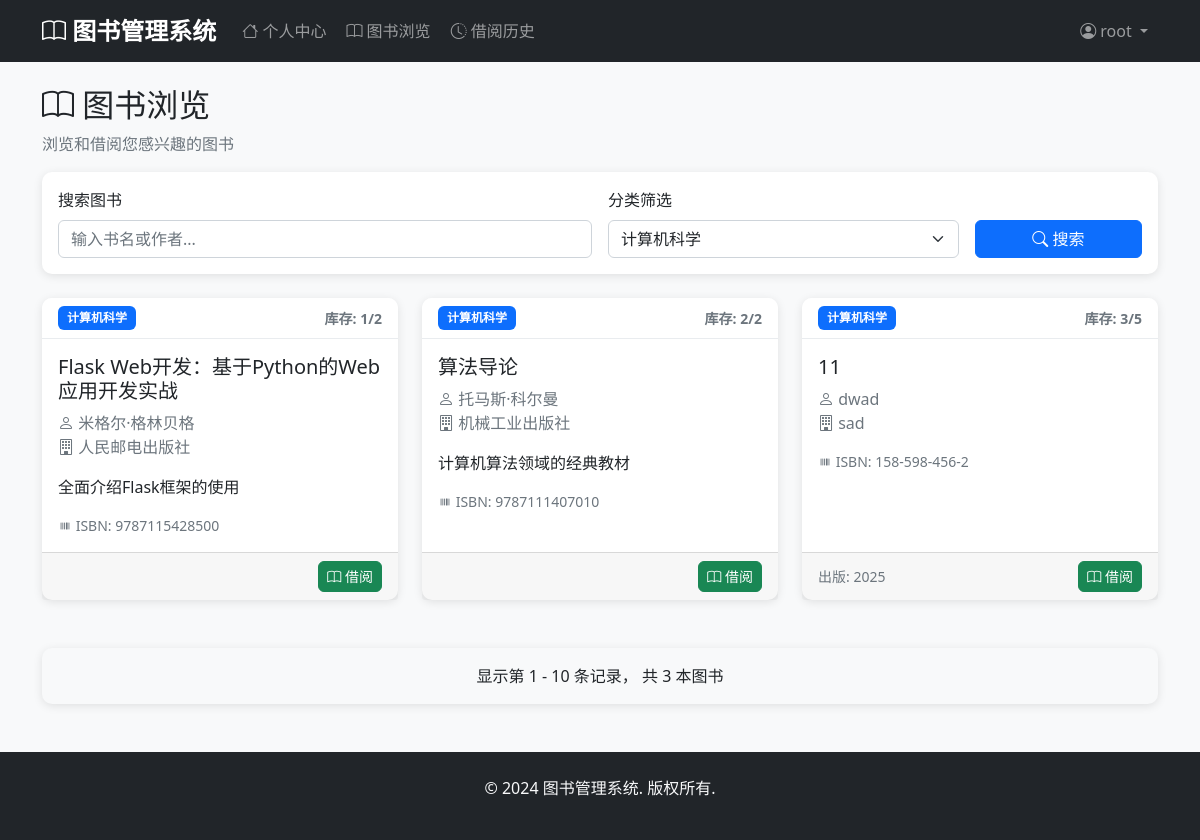
The page /books?category_id=1 (signed in) on the database its author committed.
### models.py (models this page shows, shortened)
class User(db.Model, UserMixin):
    __tablename__ = 'users'
    id = db.Column(db.Integer, primary_key=True)
    username = db.Column(db.String(80), unique=True, nullable=False)
    email = db.Column(db.String(120), unique=True, nullable=False)
    password_hash = db.Column(db.String(128), nullable=False)
    full_name = db.Column(db.String(100), nullable=False)
    phone = db.Column(db.String(20))
    address = db.Column(db.Text)
    created_at = db.Column(db.DateTime, default=datetime.utcnow)
    borrow_records = db.relationship('BorrowRecord', backref='user', lazy=True)

class Book(db.Model):
    __tablename__ = 'books'
    id = db.Column(db.Integer, primary_key=True)
    title = db.Column(db.String(200), nullable=False)
    author = db.Column(db.String(100), nullable=False)
    isbn = db.Column(db.String(20), unique=True, nullable=False)
    publisher = db.Column(db.String(100))
    publication_date = db.Column(db.Date)
    quantity = db.Column(db.Integer, default=1)
    available_quantity = db.Column(db.Integer, default=1)
    description = db.Column(db.Text)
    category_id = db.Column(db.Integer, db.ForeignKey('categories.id'), nullable=False)
    created_at = db.Column(db.DateTime, default=datetime.utcnow)
    updated_at = db.Column(db.DateTime, default=datetime.utcnow, onupdate=datetime.utcnow)
    borrow_records = db.relationship('BorrowRecord', backref='book', lazy=True)

class Category(db.Model):
    __tablename__ = 'categories'
    id = db.Column(db.Integer, primary_key=True)
    name = db.Column(db.String(100), unique=True, nullable=False)
    description = db.Column(db.Text)
    created_at = db.Column(db.DateTime, default=datetime.utcnow)
    books = db.relationship('Book', backref='category', lazy=True)

### app.py (the view)
@app.route('/books')
@login_required
def browse_books():
    category_id = request.args.get('category_id', type=int)
    page = request.args.get('page', 1, type=int)
    search = request.args.get('search', '')
    query = Book.query
    if category_id:
        query = query.filter_by(category_id=category_id)
    if search:
        query = query.filter(Book.title.contains(search) | Book.author.contains(search))
    books = query.filter(Book.available_quantity > 0).paginate(
        page=page, per_page=10, error_out=False
    )
    categories = Category.query.all()
    return render_template('user/browse_books.html',
                         books=books,
                         categories=categories,
                         selected_category=category_id,
                         search=search)

### app.py (called while the page is built)
@login_manager.user_loader
def load_user(user_id):
    try:
        user_id = int(user_id)
        admin = Admin.query.get(user_id)
        if admin:
            return admin
        user = User.query.get(user_id)
        return user
    except (ValueError, TypeError):
        return None

### templates/user/browse_books.html (shortened to what this page needs)
{% extends "base.html" %}
{% block content %}
<div class="row">
    <div class="col-12">
        <h2><i class="bi bi-book"></i> 图书浏览</h2>
        <p class="text-muted">浏览和借阅您感兴趣的图书</p>
    </div>
</div>
<div class="row mb-4">
    <div class="col-12">
        <div class="card">
            <div class="card-body">
                <form method="GET" class="row g-3">
                    <div class="col-md-6">
                        <label for="search" class="form-label">搜索图书</label>
                        <input type="text" class="form-control" id="search" name="search"
                               value="{{ search }}" placeholder="输入书名或作者...">
                    </div>
                    <div class="col-md-4">
                        <label for="category_id" class="form-label">分类筛选</label>
                        <select class="form-select" id="category_id" name="category_id">
                            {% for category in categories %}
                                <option value="{{ category.id }}" {% if selected_category == category.id %}selected{% endif %}>
                                    {{ category.name }}
                                </option>
                            {% endfor %}
                        </select>
                    </div>
                    <div class="col-md-2 d-flex align-items-end">
                        <button type="submit" class="btn btn-primary w-100">
                            <i class="bi bi-search"></i> 搜索
                        </button>
                    </div>
                </form>
            </div>
        </div>
    </div>
</div>
<div class="row">
    {% if books.items %}
        {% for book in books.items %}
        <div class="col-md-4 mb-4">
            <div class="card h-100">
                <div class="card-header d-flex justify-content-between align-items-center">
                    <span class="badge bg-primary">{{ book.category.name }}</span>
                    <small class="text-muted">库存: {{ book.available_quantity }}/{{ book.quantity }}</small>
                </div>
                <div class="card-body">
                    <h5 class="card-title">{{ book.title }}</h5>
                    <p class="card-text text-muted">
                        <i class="bi bi-person"></i> {{ book.author }}
                        {% if book.publisher %}<br>
                        <i class="bi bi-building"></i> {{ book.publisher }}
                        {% endif %}
                    </p>
                    {% if book.description %}
                    <p class="card-text">{{ book.description[:100] }}{% if book.description|length > 100 %}...{% endif %}</p>
                    {% endif %}
                    <div class="text-muted small">
                        <i class="bi bi-upc"></i> ISBN: {{ book.isbn }}
                    </div>
                </div>
                <div class="card-footer d-flex justify-content-between align-items-center">
                    <small class="text-muted">
                        {% if book.publication_date %}
                        出版: {{ book.publication_date.strftime('%Y') }}
                        {% endif %}
                    </small>
                    {% if book.available_quantity > 0 %}
                        <a href="{{ url_for('borrow_book', book_id=book.id) }}"
                           class="btn btn-success btn-sm"
                           onclick="return confirm('确定要借阅《{{ book.title }}》吗？')">
                            <i class="bi bi-book"></i> 借阅
                        </a>
                    {% else %}
                        <button class="btn btn-secondary btn-sm" disabled>
                            <i class="bi bi-x-circle"></i> 暂无库存
                        </button>
                    {% endif %}
                </div>
            </div>
        </div>
        {% endfor %}
    {% endif %}
</div>
<div class="row mt-4">
    <div class="col-12">
        <div class="card bg-light">
            <div class="card-body text-center">
                <p class="mb-0">
                    显示第 {{ (books.page - 1) * 10 + 1 }} - {{ books.page * 10 }} 条记录，
                    共 {{ books.total }} 本图书
                </p>
            </div>
        </div>
    </div>
</div>
{% endblock %}

### templates/base.html (shortened to what this page needs)
<!DOCTYPE html>
<html lang="zh-CN">
<head>
    <link href="https://cdn.jsdelivr.net/npm/bootstrap@5.1.3/dist/css/bootstrap.min.css" rel="stylesheet">
    <link href="https://cdn.jsdelivr.net/npm/bootstrap-icons@1.7.2/font/bootstrap-icons.css" rel="stylesheet">
    <link href="{{ url_for('static', filename='css/style.css') }}" rel="stylesheet">
</head>
<body>
    <nav class="navbar navbar-expand-lg navbar-dark bg-dark">
        <div class="container">
            <a class="navbar-brand" href="{{ url_for('index') }}">
                <i class="bi bi-book"></i> 图书管理系统
            </a>
            <div class="collapse navbar-collapse" id="navbarNav">
                {% if current_user.is_authenticated %}
                    {% if current_user.__class__.__name__ == 'Admin' %}
                        <ul class="navbar-nav me-auto">
                            <li class="nav-item">
                                <a class="nav-link" href="{{ url_for('admin_dashboard') }}">
                                    <i class="bi bi-speedometer2"></i> 仪表板
                                </a>
                            </li>
                            <li class="nav-item dropdown">
                                <a class="nav-link dropdown-toggle" href="#" id="manageDropdown" role="button" data-bs-toggle="dropdown">
                                    <i class="bi bi-gear"></i> 系统管理
                                </a>
                                <ul class="dropdown-menu">
                                    <li><a class="dropdown-item" href="{{ url_for('admin_users') }}">用户管理</a></li>
                                    <li><a class="dropdown-item" href="{{ url_for('admin_books') }}">图书管理</a></li>
                                    <li><a class="dropdown-item" href="{{ url_for('admin_categories') }}">分类管理</a></li>
                                    <li><a class="dropdown-item" href="{{ url_for('admin_borrow_records') }}">借阅记录</a></li>
                                </ul>
                            </li>
                        </ul>
                    {% else %}
                        <ul class="navbar-nav me-auto">
                            <li class="nav-item">
                                <a class="nav-link" href="{{ url_for('user_dashboard') }}">
                                    <i class="bi bi-house"></i> 个人中心
                                </a>
                            </li>
                            <li class="nav-item">
                                <a class="nav-link" href="{{ url_for('browse_books') }}">
                                    <i class="bi bi-book"></i> 图书浏览
                                </a>
                            </li>
                            <li class="nav-item">
                                <a class="nav-link" href="{{ url_for('borrow_history') }}">
                                    <i class="bi bi-clock-history"></i> 借阅历史
                                </a>
                            </li>
                        </ul>
                    {% endif %}
                {% endif %}
                <ul class="navbar-nav">
                    {% if current_user.is_authenticated %}
                        <li class="nav-item dropdown">
                            <a class="nav-link dropdown-toggle" href="#" id="userDropdown" role="button" data-bs-toggle="dropdown">
                                <i class="bi bi-person-circle"></i> {{ current_user.username }}
                            </a>
                        </li>
                    {% endif %}
                </ul>
            </div>
        </div>
    </nav>
    <main class="container mt-4 mb-5">
        {% block content %}{% endblock %}
    </main>
    <footer class="bg-dark text-light py-4 mt-5">
        <div class="container text-center">
            <p>&copy; 2024 图书管理系统. 版权所有.</p>
        </div>
    </footer>
</body>
</html>

### static/css/style.css (style rules this page uses)
body { font-family: 'Segoe UI', Tahoma, Geneva, Verdana, sans-serif; background-color: #f8f9fa; }
.navbar-brand { font-weight: bold; font-size: 1.5rem; }
.navbar-nav .nav-link { border-radius: 5px; margin: 0 2px; transition: all 0.3s ease; }
.card { border: none; border-radius: 10px; box-shadow: 0 2px 10px rgba(0, 0, 0, 0.1); transition: transform 0.2s ease, box-shadow 0.2s ease; }
.card-header { background-color: #fff; border-bottom: 1px solid #e9ecef; border-radius: 10px 10px 0 0 !important; font-weight: 600; }
.btn { border-radius: 6px; font-weight: 500; transition: all 0.3s ease; }
.form-control, .form-select { border-radius: 6px; border: 1px solid #ced4da; transition: all 0.3s ease; }
.badge { font-size: 0.75rem; padding: 0.5em 0.75em; border-radius: 6px; }
.card, .alert { animation: fadeIn 0.5s ease-out; }
footer { margin-top: auto; }

### rows shown on the page
User: username "root"
Book: category.name "计算机科学", available_quantity "1", quantity "2", title "Flask Web开发：基于Python的Web应用开发实战", author "米格尔·格林贝格", publisher "人民邮电出版社", description "全面介绍Flask框架的使用", isbn "9787115428500"
Book: category.name "计算机科学", available_quantity "2", quantity "2", title "算法导论", author "托马斯·科尔曼", publisher "机械工业出版社", description "计算机算法领域的经典教材", isbn "9787111407010"
Book: category.name "计算机科学", available_quantity "3", quantity "5", title "11", author "dwad", publisher "sad", isbn "158-598-456-2", publication_date "2025"

### other values the page prints
{{ (books.page - 1) * 10 + 1 }} "1"
{{ books.page * 10 }} "10"
{{ books.total }} "3"
form field category_id "计算机科学"
